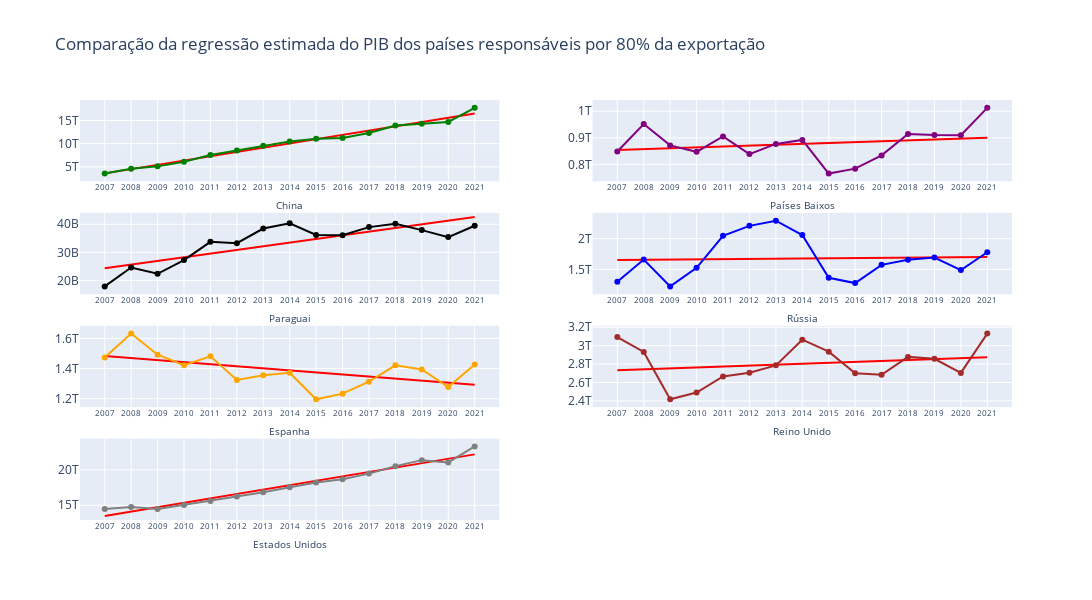

The notebook cell this image was saved under:
### Code cell
plot_regressao_estimada(paises_pib, 'Comparação da regressão estimada do PIB dos países responsáveis por 80% da exportação', float)
